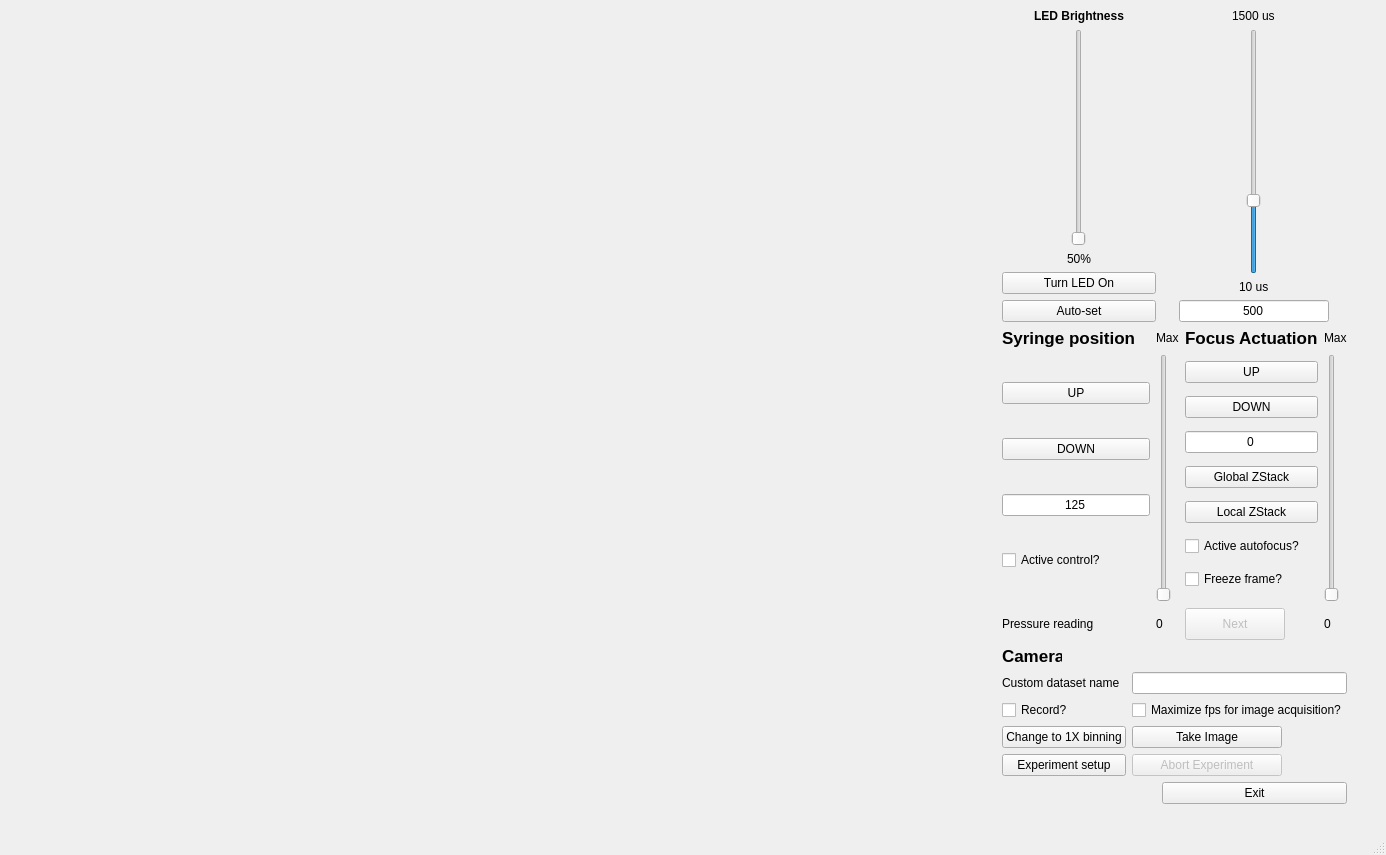
<?xml version="1.0" encoding="UTF-8"?>
<ui version="4.0">
 <class>MainWindow</class>
 <widget class="QMainWindow" name="MainWindow">
  <property name="geometry">
   <rect>
    <x>0</x>
    <y>0</y>
    <width>1386</width>
    <height>855</height>
   </rect>
  </property>
  <property name="windowTitle">
   <string>MainWindow</string>
  </property>
  <widget class="QWidget" name="centralwidget">
   <layout class="QHBoxLayout" name="horizontalLayout">
    <item>
     <widget class="QLabel" name="lblImage">
      <property name="minimumSize">
       <size>
        <width>800</width>
        <height>600</height>
       </size>
      </property>
      <property name="text">
       <string/>
      </property>
      <property name="scaledContents">
       <bool>true</bool>
      </property>
     </widget>
    </item>
    <item>
     <layout class="QGridLayout" name="gridLayout_4">
      <property name="sizeConstraint">
       <enum>QLayout::SetMinimumSize</enum>
      </property>
      <property name="rightMargin">
       <number>30</number>
      </property>
      <item row="1" column="1" colspan="2">
       <layout class="QGridLayout" name="gridLayout_2">
        <item row="1" column="0">
         <layout class="QVBoxLayout" name="verticalLayout_3" stretch="0,0,0,0">
          <item>
           <widget class="QPushButton" name="btnFlowUp">
            <property name="maximumSize">
             <size>
              <width>150</width>
              <height>16777215</height>
             </size>
            </property>
            <property name="text">
             <string>UP</string>
            </property>
           </widget>
          </item>
          <item>
           <widget class="QPushButton" name="btnFlowDown">
            <property name="maximumSize">
             <size>
              <width>150</width>
              <height>16777215</height>
             </size>
            </property>
            <property name="text">
             <string>DOWN</string>
            </property>
           </widget>
          </item>
          <item>
           <widget class="QLineEdit" name="txtBoxFlow">
            <property name="maximumSize">
             <size>
              <width>150</width>
              <height>16777215</height>
             </size>
            </property>
            <property name="text">
             <string>125</string>
            </property>
            <property name="maxLength">
             <number>5</number>
            </property>
            <property name="alignment">
             <set>Qt::AlignCenter</set>
            </property>
           </widget>
          </item>
          <item>
           <widget class="QCheckBox" name="chkBoxFlowControl">
            <property name="sizePolicy">
             <sizepolicy hsizetype="Minimum" vsizetype="Fixed">
              <horstretch>0</horstretch>
              <verstretch>0</verstretch>
             </sizepolicy>
            </property>
            <property name="maximumSize">
             <size>
              <width>150</width>
              <height>16777215</height>
             </size>
            </property>
            <property name="text">
             <string>Active control?</string>
            </property>
           </widget>
          </item>
         </layout>
        </item>
        <item row="3" column="3">
         <widget class="QLabel" name="lblFocusMin">
          <property name="text">
           <string>0</string>
          </property>
         </widget>
        </item>
        <item row="1" column="3">
         <widget class="QSlider" name="vsFocus">
          <property name="minimum">
           <number>0</number>
          </property>
          <property name="maximum">
           <number>1500</number>
          </property>
          <property name="singleStep">
           <number>10</number>
          </property>
          <property name="value">
           <number>0</number>
          </property>
          <property name="sliderPosition">
           <number>0</number>
          </property>
          <property name="orientation">
           <enum>Qt::Vertical</enum>
          </property>
         </widget>
        </item>
        <item row="0" column="2">
         <widget class="QLabel" name="lblFocusTitle">
          <property name="font">
           <font>
            <pointsize>13</pointsize>
            <weight>75</weight>
            <bold>true</bold>
           </font>
          </property>
          <property name="text">
           <string>Focus Actuation</string>
          </property>
         </widget>
        </item>
        <item row="1" column="2">
         <layout class="QVBoxLayout" name="verticalLayout_5">
          <item>
           <widget class="QPushButton" name="btnFocusUp">
            <property name="maximumSize">
             <size>
              <width>150</width>
              <height>16777215</height>
             </size>
            </property>
            <property name="text">
             <string>UP</string>
            </property>
           </widget>
          </item>
          <item>
           <widget class="QPushButton" name="btnFocusDown">
            <property name="maximumSize">
             <size>
              <width>150</width>
              <height>16777215</height>
             </size>
            </property>
            <property name="text">
             <string>DOWN</string>
            </property>
           </widget>
          </item>
          <item>
           <widget class="ClickableLineEdit" name="txtBoxFocus">
            <property name="sizePolicy">
             <sizepolicy hsizetype="Fixed" vsizetype="Fixed">
              <horstretch>0</horstretch>
              <verstretch>0</verstretch>
             </sizepolicy>
            </property>
            <property name="maximumSize">
             <size>
              <width>150</width>
              <height>16777215</height>
             </size>
            </property>
            <property name="text">
             <string>0</string>
            </property>
            <property name="maxLength">
             <number>5</number>
            </property>
            <property name="alignment">
             <set>Qt::AlignCenter</set>
            </property>
           </widget>
          </item>
          <item>
           <widget class="QPushButton" name="btnFullZStack">
            <property name="maximumSize">
             <size>
              <width>150</width>
              <height>16777215</height>
             </size>
            </property>
            <property name="text">
             <string>Global ZStack</string>
            </property>
           </widget>
          </item>
          <item>
           <widget class="QPushButton" name="btnLocalZStack">
            <property name="maximumSize">
             <size>
              <width>150</width>
              <height>16777215</height>
             </size>
            </property>
            <property name="text">
             <string>Local ZStack</string>
            </property>
           </widget>
          </item>
          <item>
           <widget class="QCheckBox" name="chkBoxActiveAutofocus">
            <property name="text">
             <string>Active autofocus?</string>
            </property>
           </widget>
          </item>
          <item>
           <widget class="QCheckBox" name="chkBoxFreeze">
            <property name="minimumSize">
             <size>
              <width>0</width>
              <height>20</height>
             </size>
            </property>
            <property name="maximumSize">
             <size>
              <width>120</width>
              <height>16777215</height>
             </size>
            </property>
            <property name="text">
             <string>Freeze frame?</string>
            </property>
           </widget>
          </item>
         </layout>
        </item>
        <item row="0" column="3">
         <widget class="QLabel" name="lblFocusMax">
          <property name="maximumSize">
           <size>
            <width>150</width>
            <height>16777215</height>
           </size>
          </property>
          <property name="text">
           <string>Max</string>
          </property>
         </widget>
        </item>
        <item row="3" column="1">
         <widget class="QLabel" name="lblMinFlow">
          <property name="maximumSize">
           <size>
            <width>150</width>
            <height>16777215</height>
           </size>
          </property>
          <property name="text">
           <string>0</string>
          </property>
         </widget>
        </item>
        <item row="0" column="1">
         <widget class="QLabel" name="lblMaxFlow">
          <property name="maximumSize">
           <size>
            <width>150</width>
            <height>16777215</height>
           </size>
          </property>
          <property name="text">
           <string>Max</string>
          </property>
         </widget>
        </item>
        <item row="0" column="0" alignment="Qt::AlignLeft">
         <widget class="QLabel" name="lblFlowTitle">
          <property name="font">
           <font>
            <pointsize>13</pointsize>
            <weight>75</weight>
            <bold>true</bold>
           </font>
          </property>
          <property name="text">
           <string>Syringe position</string>
          </property>
         </widget>
        </item>
        <item row="3" column="2">
         <widget class="QPushButton" name="btnNextImage">
          <property name="enabled">
           <bool>false</bool>
          </property>
          <property name="minimumSize">
           <size>
            <width>0</width>
            <height>32</height>
           </size>
          </property>
          <property name="maximumSize">
           <size>
            <width>100</width>
            <height>16777215</height>
           </size>
          </property>
          <property name="text">
           <string>Next</string>
          </property>
         </widget>
        </item>
        <item row="3" column="0">
         <widget class="QLabel" name="lblPressure">
          <property name="maximumSize">
           <size>
            <width>100</width>
            <height>100</height>
           </size>
          </property>
          <property name="text">
           <string>Pressure reading</string>
          </property>
         </widget>
        </item>
        <item row="1" column="1">
         <widget class="QSlider" name="vsFlow">
          <property name="minimum">
           <number>100</number>
          </property>
          <property name="maximum">
           <number>1500</number>
          </property>
          <property name="singleStep">
           <number>5</number>
          </property>
          <property name="value">
           <number>100</number>
          </property>
          <property name="sliderPosition">
           <number>100</number>
          </property>
          <property name="orientation">
           <enum>Qt::Vertical</enum>
          </property>
         </widget>
        </item>
       </layout>
      </item>
      <item row="6" column="1">
       <widget class="QLabel" name="lblFPS">
        <property name="maximumSize">
         <size>
          <width>50</width>
          <height>16777215</height>
         </size>
        </property>
        <property name="text">
         <string/>
        </property>
       </widget>
      </item>
      <item row="0" column="1">
       <layout class="QVBoxLayout" name="verticalLayout">
        <item>
         <widget class="QLabel" name="lblLEDTitle">
          <property name="text">
           <string>&lt;html&gt;&lt;head/&gt;&lt;body&gt;&lt;p&gt;&lt;span style=&quot; font-weight:600;&quot;&gt;LED Brightness&lt;/span&gt;&lt;/p&gt;&lt;/body&gt;&lt;/html&gt;</string>
          </property>
          <property name="alignment">
           <set>Qt::AlignCenter</set>
          </property>
         </widget>
        </item>
        <item alignment="Qt::AlignHCenter">
         <widget class="QSlider" name="vsLED">
          <property name="enabled">
           <bool>true</bool>
          </property>
          <property name="sizePolicy">
           <sizepolicy hsizetype="MinimumExpanding" vsizetype="Expanding">
            <horstretch>0</horstretch>
            <verstretch>0</verstretch>
           </sizepolicy>
          </property>
          <property name="minimum">
           <number>0</number>
          </property>
          <property name="maximum">
           <number>100</number>
          </property>
          <property name="singleStep">
           <number>1</number>
          </property>
          <property name="value">
           <number>0</number>
          </property>
          <property name="sliderPosition">
           <number>0</number>
          </property>
          <property name="orientation">
           <enum>Qt::Vertical</enum>
          </property>
         </widget>
        </item>
        <item>
         <widget class="QLabel" name="lblLED">
          <property name="text">
           <string>50%</string>
          </property>
          <property name="alignment">
           <set>Qt::AlignCenter</set>
          </property>
         </widget>
        </item>
        <item>
         <widget class="QPushButton" name="btnLEDToggle">
          <property name="sizePolicy">
           <sizepolicy hsizetype="Fixed" vsizetype="Fixed">
            <horstretch>0</horstretch>
            <verstretch>0</verstretch>
           </sizepolicy>
          </property>
          <property name="maximumSize">
           <size>
            <width>350</width>
            <height>16777215</height>
           </size>
          </property>
          <property name="text">
           <string>Turn LED On</string>
          </property>
         </widget>
        </item>
        <item>
         <widget class="QPushButton" name="btnAutobrightness">
          <property name="sizePolicy">
           <sizepolicy hsizetype="Fixed" vsizetype="Fixed">
            <horstretch>0</horstretch>
            <verstretch>0</verstretch>
           </sizepolicy>
          </property>
          <property name="maximumSize">
           <size>
            <width>350</width>
            <height>16777215</height>
           </size>
          </property>
          <property name="text">
           <string>Auto-set</string>
          </property>
         </widget>
        </item>
       </layout>
      </item>
      <item row="0" column="2">
       <layout class="QGridLayout" name="gridLayout">
        <item row="0" column="0" rowspan="2">
         <layout class="QVBoxLayout" name="verticalLayout_2">
          <item alignment="Qt::AlignHCenter">
           <widget class="QLabel" name="lblMaxExposure">
            <property name="maximumSize">
             <size>
              <width>150</width>
              <height>16777215</height>
             </size>
            </property>
            <property name="text">
             <string>1500 us</string>
            </property>
           </widget>
          </item>
          <item alignment="Qt::AlignHCenter">
           <widget class="QSlider" name="vsExposure">
            <property name="enabled">
             <bool>true</bool>
            </property>
            <property name="minimum">
             <number>100</number>
            </property>
            <property name="maximum">
             <number>1500</number>
            </property>
            <property name="singleStep">
             <number>10</number>
            </property>
            <property name="value">
             <number>500</number>
            </property>
            <property name="sliderPosition">
             <number>500</number>
            </property>
            <property name="orientation">
             <enum>Qt::Vertical</enum>
            </property>
           </widget>
          </item>
          <item alignment="Qt::AlignHCenter">
           <widget class="QLabel" name="lblMinExposure">
            <property name="maximumSize">
             <size>
              <width>150</width>
              <height>16777215</height>
             </size>
            </property>
            <property name="text">
             <string>10 us</string>
            </property>
           </widget>
          </item>
          <item>
           <widget class="QLineEdit" name="txtBoxExposure">
            <property name="maximumSize">
             <size>
              <width>150</width>
              <height>16777215</height>
             </size>
            </property>
            <property name="text">
             <string>500</string>
            </property>
            <property name="maxLength">
             <number>5</number>
            </property>
            <property name="alignment">
             <set>Qt::AlignCenter</set>
            </property>
           </widget>
          </item>
         </layout>
        </item>
       </layout>
      </item>
      <item row="3" column="1" colspan="2">
       <layout class="QGridLayout" name="grdCameraOptions">
        <item row="1" column="1">
         <widget class="QLineEdit" name="txtBoxCustomFilename">
          <property name="maximumSize">
           <size>
            <width>300</width>
            <height>100</height>
           </size>
          </property>
         </widget>
        </item>
        <item row="2" column="0" alignment="Qt::AlignLeft">
         <widget class="QCheckBox" name="chkBoxRecord">
          <property name="maximumSize">
           <size>
            <width>300</width>
            <height>16777215</height>
           </size>
          </property>
          <property name="toolTip">
           <string>Check to enable continuous recording of images</string>
          </property>
          <property name="text">
           <string>Record?</string>
          </property>
         </widget>
        </item>
        <item row="1" column="0" alignment="Qt::AlignLeft">
         <widget class="QLabel" name="label">
          <property name="sizePolicy">
           <sizepolicy hsizetype="MinimumExpanding" vsizetype="Preferred">
            <horstretch>0</horstretch>
            <verstretch>0</verstretch>
           </sizepolicy>
          </property>
          <property name="maximumSize">
           <size>
            <width>160</width>
            <height>16777215</height>
           </size>
          </property>
          <property name="text">
           <string>Custom dataset name</string>
          </property>
         </widget>
        </item>
        <item row="0" column="0" colspan="2">
         <widget class="QLabel" name="lblCameraTitle">
          <property name="maximumSize">
           <size>
            <width>60</width>
            <height>100</height>
           </size>
          </property>
          <property name="font">
           <font>
            <pointsize>13</pointsize>
            <weight>75</weight>
            <bold>true</bold>
           </font>
          </property>
          <property name="text">
           <string>Camera</string>
          </property>
         </widget>
        </item>
        <item row="2" column="1">
         <widget class="QCheckBox" name="chkBoxMaxFPS">
          <property name="maximumSize">
           <size>
            <width>300</width>
            <height>16777215</height>
           </size>
          </property>
          <property name="toolTip">
           <string>Check to disable live view, image scaling. The program will write to disk as fast as it can.</string>
          </property>
          <property name="text">
           <string>Maximize fps for image acquisition?</string>
          </property>
         </widget>
        </item>
        <item row="3" column="1">
         <widget class="QPushButton" name="btnSnap">
          <property name="maximumSize">
           <size>
            <width>150</width>
            <height>160</height>
           </size>
          </property>
          <property name="toolTip">
           <string>Take a single image (or continuously record if the checkbox is checked)</string>
          </property>
          <property name="text">
           <string>Take Image</string>
          </property>
         </widget>
        </item>
        <item row="3" column="0">
         <widget class="QPushButton" name="btnChangeBinning">
          <property name="maximumSize">
           <size>
            <width>160</width>
            <height>100</height>
           </size>
          </property>
          <property name="toolTip">
           <string>Switch the pixel binning mode of the camera</string>
          </property>
          <property name="text">
           <string>Change to 1X binning</string>
          </property>
         </widget>
        </item>
        <item row="4" column="0">
         <widget class="QPushButton" name="btnExperimentSetup">
          <property name="maximumSize">
           <size>
            <width>150</width>
            <height>16777215</height>
           </size>
          </property>
          <property name="text">
           <string>Experiment setup</string>
          </property>
         </widget>
        </item>
        <item row="4" column="1">
         <widget class="QPushButton" name="btnAbortExperiment">
          <property name="enabled">
           <bool>false</bool>
          </property>
          <property name="maximumSize">
           <size>
            <width>150</width>
            <height>16777215</height>
           </size>
          </property>
          <property name="text">
           <string>Abort Experiment</string>
          </property>
         </widget>
        </item>
       </layout>
      </item>
      <item row="4" column="1">
       <widget class="QLabel" name="lblTimer">
        <property name="maximumSize">
         <size>
          <width>150</width>
          <height>16777215</height>
         </size>
        </property>
        <property name="text">
         <string/>
        </property>
       </widget>
      </item>
      <item row="4" column="2">
       <widget class="QPushButton" name="btnExit">
        <property name="maximumSize">
         <size>
          <width>300</width>
          <height>16777215</height>
         </size>
        </property>
        <property name="text">
         <string>Exit</string>
        </property>
       </widget>
      </item>
     </layout>
    </item>
   </layout>
  </widget>
  <widget class="QStatusBar" name="statusbar"/>
 </widget>
 <customwidgets>
  <customwidget>
   <class>ClickableLineEdit</class>
   <extends>QLineEdit</extends>
   <header>clickablelineedit.h</header>
  </customwidget>
 </customwidgets>
 <resources/>
 <connections/>
</ui>
